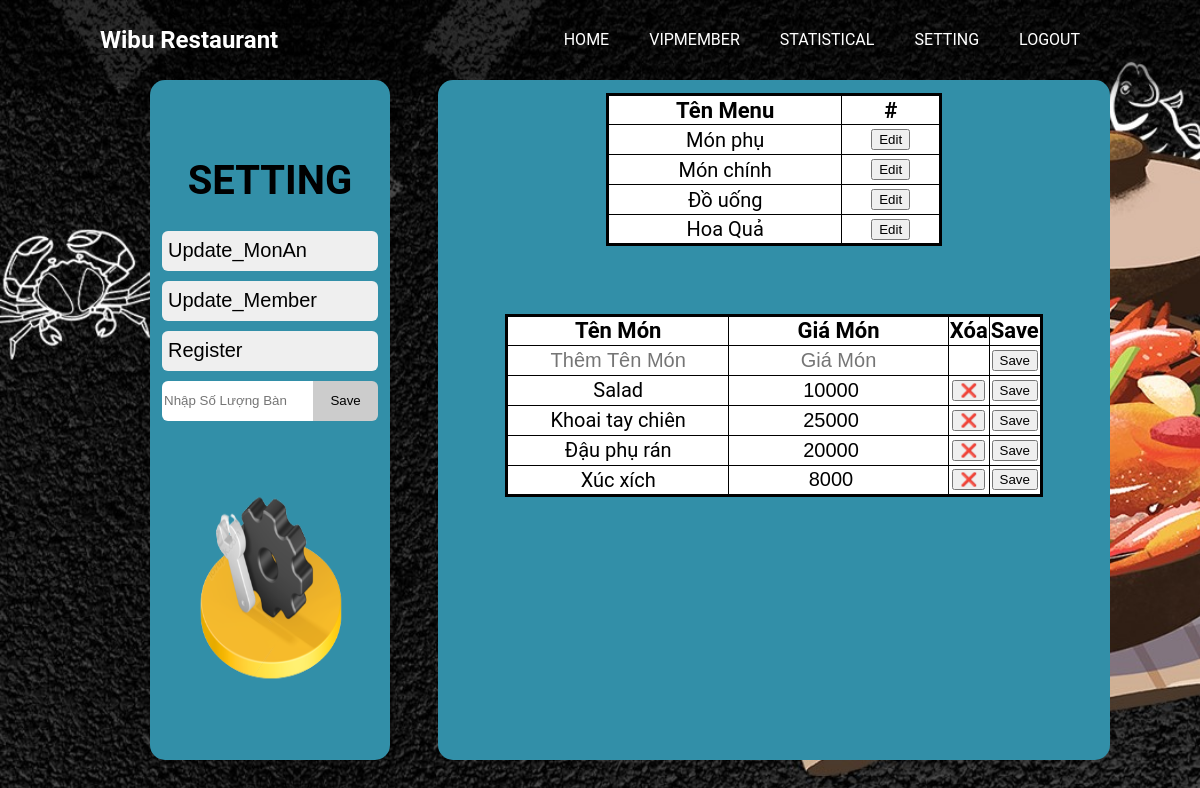
The app's page /view/setting.php (signed in) with its own data.
### tables this page shows
CREATE TABLE `mon_an` (
  `MA_MON` int(255) NOT NULL,
  `TEN_MON` varchar(255) DEFAULT NULL,
  `GIA` int(255) NOT NULL,
  `MA_MENU` int(255) DEFAULT NULL,
  `DEL` varchar(255) DEFAULT NULL
);

### controller/settingController.php (called while the page is built, shortened)
<?php
    function get_MonAn_MN1() {
        global $db;
        $query = 'SELECT * FROM mon_an  WHERE mon_an.MA_MENU = 1' ;
        $statement = $db->prepare($query);
        $statement->execute();
        $courses = $statement->fetchAll();
        return $courses;
    }
    $MN1 = get_MonAn_MN1();
?>

### view/setting.php (the view, shortened to what this page needs)
<?php include_once("layout.php") ?>
<?php
    require('../model/db.php');
    require('../controller/settingController.php');
?>
<head>
    <link rel="stylesheet" href="../css/setting.css">
</head>
<body>
    <div class="container">
        <div class="slibar">
            <h1>SETTING</h1>
            <button class="slibar_button" onclick="show_Edit_MonAn()">
                <span>Update_MonAn</span>
            </button>
            <button class="slibar_button" onclick="showUpdate_member()">
                <span>Update_Member</span>
            </button>
            <button class="slibar_button" onclick='location.href="../view/Security/register.php"'>
                <span>Register</span>
            </button>
            <form action="" method="post">
                <div class="update_so_ban">
                    <input type="number" name="update_ban" min="0" placeholder="Nhập Số Lượng Bàn" class="update_soban_input"/>
                    <button name="save_information_ban" class="update_soban_button">Save</button>
                </div>
            </form>
            <img src="../images/setting.png" alt="anh_loi" style="width: 60%; height: 200px"/>
        </div>
        <div class="table">
            <table id="table_edit_monan">
                <thead>
                    <tr>
                        <th>Tên Menu</th>
                        <th>#</th>
                    </tr>
                </thead>
                <tbody>
                    <tr>
                        <td>Món phụ</td>
                        <td><button onclick="showTable1()">Edit</button></td>
                    </tr>
                    <tr>
                        <td>Món chính</td>
                        <td><button onclick="showTable2()">Edit</button></td>
                    </tr>
                    <tr>
                        <td>Đồ uống</td>
                        <td><button onclick="showTable3()">Edit</button></td>
                    </tr>
                    <tr>
                        <td>Hoa Quả</td>
                        <td><button onclick="showTable4()">Edit</button></td>
                    </tr>
                </tbody>
            </table>
            <form action="" method="post">
            <table id="mon_phu">
                <thead>
                    <tr>
                        <th class="contener_th">Tên Món</th>
                        <th class="contener_th">Giá Món</th>
                        <th class="contener_short">Xóa</th>
                        <th class="contener_short">Save</th>
                    </tr>
                </thead>
                <tbody>
                <tr>
                    <td><input placeholder="Thêm Tên Món" name="Ten_mon"/></td>
                    <td><input placeholder="Giá Món" name="Gia"/></td>
                    <td></td>
                    <td><button type="submit" name="add_mon" value="1">Save</button></td>
                </tr>
                </form>
                <tr>
                    <?php if(!empty($MN1)) { ?>
                    <?php foreach ($MN1 as $mn1) : ?>
                    <?php if($mn1['DEL'] == 0) { ?>
                        <form action="" method="post">
                        <div class="list__item">
                            <td class="contener_th" name = "ma_mon" value="<?php echo $mn1['MA_MON'] ?>"><?php echo $mn1['TEN_MON'] ?></td>
                            <td class="contener_th"><input name = "gia_mon" value="<?php echo $mn1['GIA'] ?>" type="number" step = "1000" min="0"/></td>
                        </div>
                        <div class="list__removeItem">
                            <td class="contener_short"><button type = "submit"name="ma_mon_del" value="<?= $mn1['MA_MON'] ?>">❌</button></td>
                            <td class="contener_short"><button type = "submit"name="ma_mon_up" value="<?= $mn1['MA_MON'] ?>">Save</button></td>
                        </div>
                        </tr>
                        </form>
                    <?php } endforeach; ?>
                    <?php }  ?>
        </div>
    </div>
</body>

### css/layout.css (style rules this page uses)
body { margin: 0; padding: 0; font-family: 'Roboto', sans-serif; }

### css/setting.css (style rules this page uses)
.container { margin: 80px 150px 0; height: 85%; width: 80%; position: fixed; }
.slibar { width: 25%; height: 100%; background-color: #328fa8; border-radius: 15px; float: left; }
h1 { text-align: center; font-size: 40px; padding-top: 50px; }
.slibar_button { height: 40px; margin-left: 5% ; width: 90%; display: flex; justify-content: space-between; align-items: center; margin-bottom: 10px; border-radius: 6px; border: none; }
.update_so_ban { height: 40px; margin-left: 5% ; width: 90%; margin-bottom: 10px; border-radius: 6px; display: flex; justify-content: space-between; align-items: center; }
.update_soban_input { height: 100%; width: 70%; border: none; border-top-left-radius: 6px; border-bottom-left-radius: 6px; }
.update_soban_button { width: 30%; height: 100%; background-color: #ccc; border: none; border-top-right-radius: 6px; border-bottom-right-radius: 6px; }
.slibar span { font-size: 20px; }
.slibar img { margin-left: 20%; margin-top: 50px; }
.table { float: right; width: 70%; height: 100%; background-color: #328fa8; border-radius: 15px; }
table { border:3px solid #000; border-collapse: collapse; }
th, td { border:1px solid #000; background-color: #fff; }
tr { height: 30px; }
th { font-size: 22px; }
td { font-size: 20px; text-align: center; }
#table_edit_monan { width: 50%; height: 20%; margin-left: 25%; margin-top: 2%; }
#mon_phu, #mon_chinh, #hoa_qua, #do_uong { width: 80%; max-height: 50%; margin: 10% 10% 0; }
table input { width: 100%; height: 100%; text-align: center; border: none; outline: none; font-size: 20px; }

### view/layout.php (style rules this page uses)
body { width: 100%; height: 100vh; box-sizing: border-box; background: url("../images/background.jpg"); background-size: cover; background-attachment: fixed; }

### records on screen
mon_an: $mn1['MA_MON'] 12 (drawn), TEN_MON "Salad", gia_mon "10000"
mon_an: $mn1['MA_MON'] 14 (drawn), TEN_MON "Khoai tay chiên", gia_mon "25000"
mon_an: $mn1['MA_MON'] 15 (drawn), TEN_MON "Đậu phụ rán", gia_mon "20000"
mon_an: $mn1['MA_MON'] 31 (drawn), TEN_MON "Xúc xích", gia_mon "8000"
